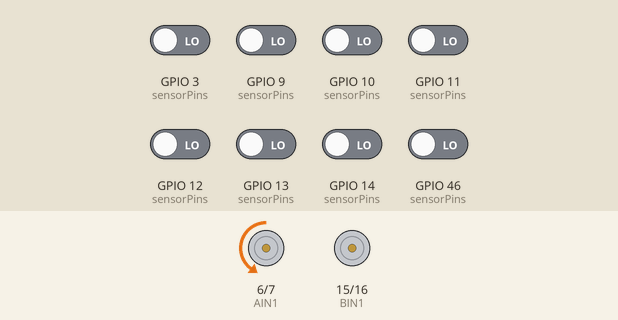
The program below on a simulated ESP32-S3. Parts: motor-driver pin pairs drawn as motors (green arrow = first pin HIGH = forward, orange = second pin HIGH = backward, longer = more drive, scaled by the enable pin). The test bench sets the inputs (shaded band); at power-on: GPIO 3 (sensorPins), GPIO 9 (sensorPins), GPIO 10 (sensorPins), GPIO 11 (sensorPins), GPIO 12 (sensorPins), GPIO 13 (sensorPins), GPIO 14 (sensorPins), GPIO 46 (sensorPins) LOW.

Above: at 11.2 s.
11.3 s: GPIO 3 (sensorPins) driven HIGH
At 11.9 s:
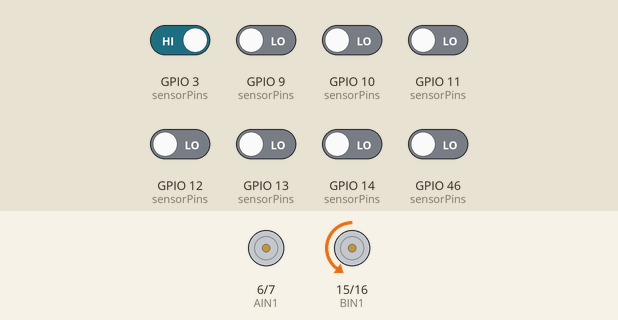
12.8 s: GPIO 14 (sensorPins) driven HIGH
At 13.9 s:
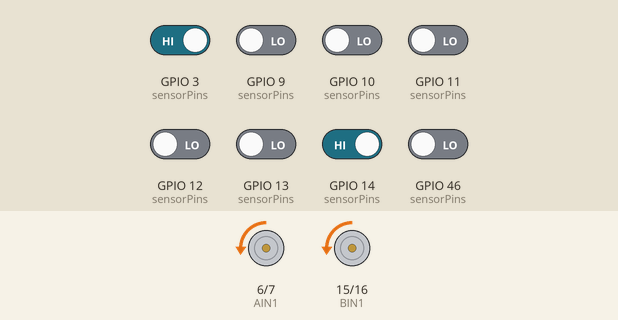
14.3 s: GPIO 9 (sensorPins) driven HIGH
At 15.3 s:
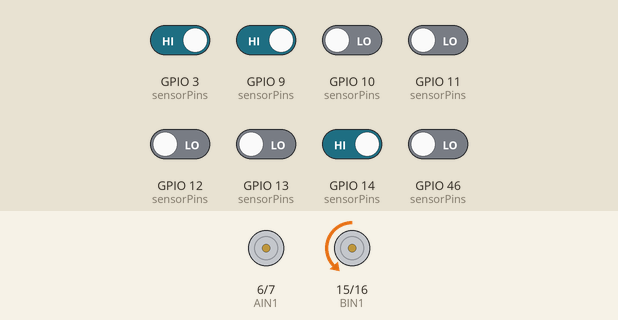
15.8 s: GPIO 11 (sensorPins) driven HIGH
At 16.2 s:
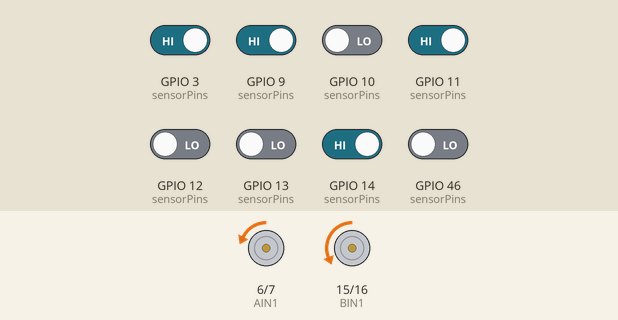
17.3 s: GPIO 13 (sensorPins) driven HIGH
At 18.5 s:
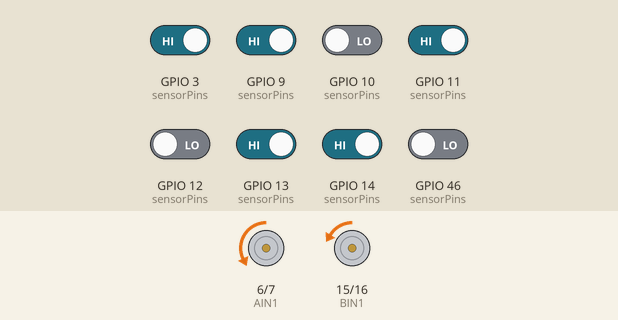
18.8 s: GPIO 10 (sensorPins) driven HIGH
At 19.6 s:
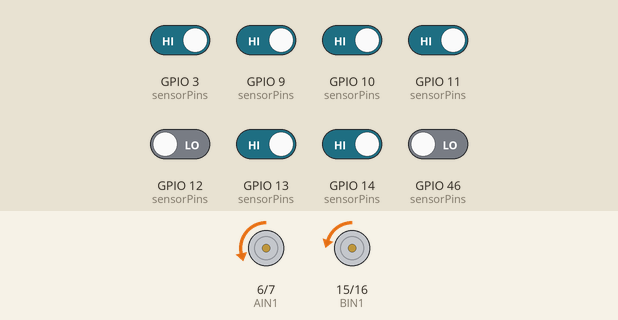
Timing chart, 0 to 21.3 s (numbered marks = the images above; inputs shaded):
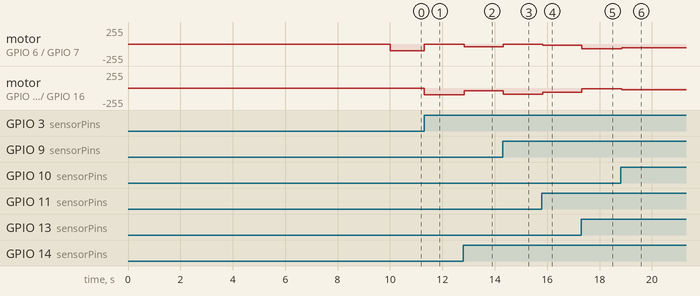

Measured:
- after the input at 11.3 s, motor on GPIO 6 (AIN1) / GPIO 7 (AIN2): backward 100/255 → stopped at once; motor on GPIO 15 (BIN1) / GPIO 16 (BIN2): stopped → backward 100/255 at once
- after the input at 12.8 s, motor on GPIO 6 (AIN1) / GPIO 7 (AIN2): stopped → backward 40/255 at once; motor on GPIO 15 (BIN1) / GPIO 16 (BIN2): backward 100/255 → backward 40/255 at once
- after the input at 14.3 s, motor on GPIO 6 (AIN1) / GPIO 7 (AIN2): backward 40/255 → stopped at once; motor on GPIO 15 (BIN1) / GPIO 16 (BIN2): backward 40/255 → backward 90/255 at once
- after the input at 15.8 s, motor on GPIO 6 (AIN1) / GPIO 7 (AIN2): stopped → backward 15/255 at once; motor on GPIO 15 (BIN1) / GPIO 16 (BIN2): backward 90/255 → backward 65/255 at once
- after the input at 17.3 s, motor on GPIO 6 (AIN1) / GPIO 7 (AIN2): backward 15/255 → backward 70/255 at once; motor on GPIO 15 (BIN1) / GPIO 16 (BIN2): backward 65/255 → backward 10/255 at once
- after the input at 18.8 s, motor on GPIO 6 (AIN1) / GPIO 7 (AIN2): backward 70/255 → backward 56/255 at once; motor on GPIO 15 (BIN1) / GPIO 16 (BIN2): backward 10/255 → backward 24/255 at once

The program:

main.cpp
```cpp
#include <QTRSensors.h>
#include <Arduino.h>

// Definicje czujników
#define NUM_SENSORS 8
#define SENSOR_PINS {14, 13, 12, 11, 10, 9, 46, 3}

const uint8_t sensorPins[NUM_SENSORS] = SENSOR_PINS;
QTRSensors qtr;
uint16_t sensorValues[NUM_SENSORS];

const int PWMA = 4;
const int AIN1 = 6;
const int AIN2 = 7;
const int BIN1 = 15;
const int BIN2 = 16;
const int PWMB = 5;

// stale
float Kp = 0.1;
float Ki = 0;
float Kd = 0;
int lastError = 0;
int integral = 0;
const uint8_t maxSpeed = 100;
const uint8_t baseSpeed = 40;

void setup() {
  // Konfiguracja pinów jako wyjścia
  pinMode(PWMA, OUTPUT);
  pinMode(AIN1, OUTPUT);
  pinMode(AIN2, OUTPUT);
  pinMode(PWMB, OUTPUT);
  pinMode(BIN1, OUTPUT);
  pinMode(BIN2, OUTPUT);

  // debug
  //Serial.begin(115200);

  // Inicjalizacja czujników
  qtr.setTypeRC();
  qtr.setSensorPins(sensorPins, NUM_SENSORS);

  // Kalibracja czujników
  for (uint16_t i = 0; i < 400; i++) {
    qtr.calibrate();
  }
}

void loop() {
  uint16_t position = qtr.readLineBlack(sensorValues);

  int error = 3500 - position;

  // PID control
  int P = error;
  integral += error;
  int D = error - lastError;
  int output = Kp * P + Ki * integral + Kd * D;
  lastError = error;

  // Obliczanie prędkości silników
  int leftMotorSpeed = baseSpeed + output;
  int rightMotorSpeed = baseSpeed - output;

  leftMotorSpeed = constrain(leftMotorSpeed, -maxSpeed, maxSpeed);
  rightMotorSpeed = constrain(rightMotorSpeed, -maxSpeed, maxSpeed);

  // Sterowanie silnikiem lewym
  if (leftMotorSpeed > 0) {
    digitalWrite(AIN1, LOW);
    digitalWrite(AIN2, HIGH);
  } else {
    digitalWrite(AIN1, LOW);
    digitalWrite(AIN2, LOW);
    leftMotorSpeed = 0;//-leftMotorSpeed;
  }
  analogWrite(PWMA, leftMotorSpeed);

  // Sterowanie silnikiem prawym
  if (rightMotorSpeed > 0) {
    digitalWrite(BIN1, LOW);
    digitalWrite(BIN2, HIGH);
  } else {
    digitalWrite(BIN1, LOW);
    digitalWrite(BIN2, LOW);
    rightMotorSpeed = 0;//-rightMotorSpeed;
  }
  analogWrite(PWMB, rightMotorSpeed);

  // debug
  //Serial.print("Position: ");
  //Serial.print(position);
  //Serial.print(" Error: ");
  //Serial.print(error);
  //Serial.print(" Left Motor: ");
  //Serial.print(leftMotorSpeed);
  //Serial.print(" Right Motor: ");
  //Serial.println(rightMotorSpeed);

  delay(50);
}
```
